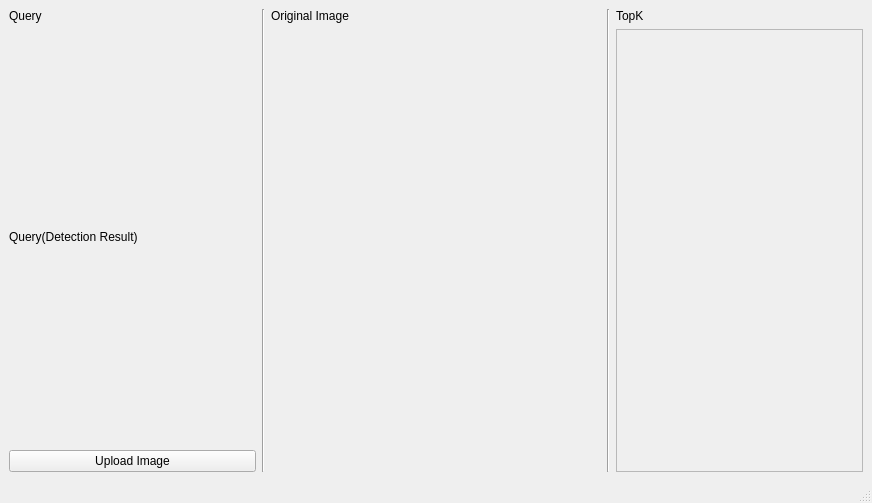
<?xml version="1.0" encoding="UTF-8"?>
<ui version="4.0">
 <class>MainWindow</class>
 <widget class="QMainWindow" name="MainWindow">
  <property name="geometry">
   <rect>
    <x>0</x>
    <y>0</y>
    <width>872</width>
    <height>503</height>
   </rect>
  </property>
  <property name="windowTitle">
   <string>MainWindow</string>
  </property>
  <widget class="QWidget" name="centralwidget">
   <layout class="QHBoxLayout" name="horizontalLayout" stretch="3,0,4,0,3">
    <item>
     <layout class="QVBoxLayout" name="verticalLayout" stretch="0,4,0,4,0">
      <item>
       <widget class="QLabel" name="label_4">
        <property name="text">
         <string>Query</string>
        </property>
       </widget>
      </item>
      <item>
       <widget class="QLabel" name="label">
        <property name="text">
         <string/>
        </property>
       </widget>
      </item>
      <item>
       <widget class="QLabel" name="label_5">
        <property name="text">
         <string>Query(Detection Result)</string>
        </property>
       </widget>
      </item>
      <item>
       <widget class="QLabel" name="label_2">
        <property name="text">
         <string/>
        </property>
       </widget>
      </item>
      <item>
       <widget class="QPushButton" name="pushButton">
        <property name="text">
         <string>Upload Image</string>
        </property>
       </widget>
      </item>
     </layout>
    </item>
    <item>
     <widget class="Line" name="line">
      <property name="orientation">
       <enum>Qt::Vertical</enum>
      </property>
     </widget>
    </item>
    <item>
     <layout class="QVBoxLayout" name="verticalLayout_2" stretch="0,1">
      <item>
       <widget class="QLabel" name="label_6">
        <property name="text">
         <string>Original Image</string>
        </property>
       </widget>
      </item>
      <item>
       <widget class="QLabel" name="label_3">
        <property name="text">
         <string/>
        </property>
       </widget>
      </item>
     </layout>
    </item>
    <item>
     <widget class="Line" name="line_2">
      <property name="orientation">
       <enum>Qt::Vertical</enum>
      </property>
     </widget>
    </item>
    <item>
     <layout class="QVBoxLayout" name="verticalLayout_3">
      <item>
       <widget class="QLabel" name="label_7">
        <property name="text">
         <string>TopK</string>
        </property>
       </widget>
      </item>
      <item>
       <widget class="QScrollArea" name="scrollArea">
        <property name="widgetResizable">
         <bool>true</bool>
        </property>
        <widget class="QWidget" name="scrollAreaWidgetContents">
         <property name="geometry">
          <rect>
           <x>0</x>
           <y>0</y>
           <width>235</width>
           <height>402</height>
          </rect>
         </property>
        </widget>
       </widget>
      </item>
     </layout>
    </item>
   </layout>
  </widget>
  <widget class="QMenuBar" name="menubar">
   <property name="geometry">
    <rect>
     <x>0</x>
     <y>0</y>
     <width>872</width>
     <height>22</height>
    </rect>
   </property>
  </widget>
  <widget class="QStatusBar" name="statusbar"/>
 </widget>
 <resources/>
 <connections/>
</ui>
